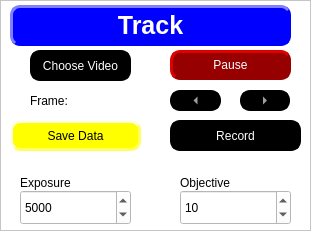
    <widget class="QFrame" name="frame_3">
     <property name="geometry">
      <rect>
       <x>10</x>
       <y>10</y>
       <width>311</width>
       <height>231</height>
      </rect>
     </property>
     <property name="styleSheet">
      <string notr="true"> color: rgb(0, 0, 0);
 background-color: rgb(255, 255, 255);
</string>
     </property>
     <property name="frameShape">
      <enum>QFrame::StyledPanel</enum>
     </property>
     <property name="frameShadow">
      <enum>QFrame::Raised</enum>
     </property>
     <widget class="QPushButton" name="choosevideobutton">
      <property name="geometry">
       <rect>
        <x>30</x>
        <y>50</y>
        <width>101</width>
        <height>31</height>
       </rect>
      </property>
      <property name="styleSheet">
       <string notr="true">     QPushButton {
                color: rgb(255, 255, 255);
                background-color: rgb(0, 0, 0);
                border-style: outset;
                border-width: 2px;
                border-radius: 10px;
                border-color: rgb(0, 0, 0);
                min-width: 1em;
                padding: 1px;
            }
            QPushButton:hover {
                background-color: rgb(100, 100, 100);
                color: rgb(255, 255, 255);
                border-color: rgb(100, 100, 100);
            
            
            }</string>
      </property>
      <property name="text">
       <string>Choose Video</string>
      </property>
     </widget>
     <widget class="QPushButton" name="pausebutton">
      <property name="geometry">
       <rect>
        <x>170</x>
        <y>50</y>
        <width>121</width>
        <height>30</height>
       </rect>
      </property>
      <property name="maximumSize">
       <size>
        <width>300</width>
        <height>30</height>
       </size>
      </property>
      <property name="styleSheet">
       <string notr="true">QPushButton {
                color: rgb(255, 255, 255);
                background-color: rgb(150, 0, 0);
                border-style: outset;
                border-width: 3px;
                border-radius: 10px;
                border-color: rgb(150, 0, 0);
                min-width: 1em;
                padding: 1px;
            }
            QPushButton:checked {
                color: rgb(255, 255, 255);
                background-color: rgb(0, 0, 150);
                border-style: inset;
                border-width: 3px;
                border-radius: 10px;
                border-color: rgb(0, 0, 255);
                font: bold 12px;
                min-width: 1em;
                padding: 1px;
            }
            QPushButton:hover {
                background-color: rgb(100, 100, 100);
                color: rgb(255, 255, 255);
                border-color: rgb(255, 0, 0);
                padding-left: 2px;
                padding-top: 2px;
            }</string>
      </property>
      <property name="text">
       <string>Pause</string>
      </property>
      <property name="checkable">
       <bool>true</bool>
      </property>
     </widget>
     <widget class="QPushButton" name="savedatabutton">
      <property name="geometry">
       <rect>
        <x>10</x>
        <y>120</y>
        <width>131</width>
        <height>31</height>
       </rect>
      </property>
      <property name="styleSheet">
       <string notr="true">QPushButton {
                color: rgb(0, 0, 0);
                background-color: rgb(255, 255, 0);
                border-style: outset;
                border-width: 3px;
                border-radius: 10px;
                border-color: rgb(255, 255, 100);
                min-width: 1em;
                padding: 6px;
            }
            QPushButton:hover {
                background-color: rgb(255, 255, 200);
                color: rgb(0, 0, 0);
            }
            QPushButton:pressed {
                background-color: red;
                border: 2px solid red;
                padding-left: 5px;
                padding-top: 5px;
                border-style: inset;
                }</string>
      </property>
      <property name="text">
       <string>Save Data</string>
      </property>
      <property name="checkable">
       <bool>true</bool>
      </property>
     </widget>
     <widget class="QPushButton" name="recordbutton">
      <property name="geometry">
       <rect>
        <x>170</x>
        <y>120</y>
        <width>131</width>
        <height>31</height>
       </rect>
      </property>
      <property name="styleSheet">
       <string notr="true">QPushButton {
                color: rgb(255, 255, 255);
                background-color: rgb(0, 0, 0);
                border-style: outset;
                border-width: 3px;
                border-radius: 10px;
                border-color: rgb(0, 0, 0);
                min-width: 1em;
                padding: 6px;
            }
      
            QPushButton:checked {
                color: rgb(255, 255, 255);
                background-color: rgb(255, 0, 0);
                border-style: inset;
                border-width: 3px;
                border-radius: 10px;
                border-color: rgb(255, 0, 0);
                font: bold 16px;
                min-width: 1em;
               
            }
            QPushButton:hover {
                background-color: rgb(100, 100, 100);
                color: rgb(255, 255, 255);
                border-color: rgb(100, 100, 100);
                padding-left: 5px;
                padding-top: 5px;
            }</string>
      </property>
      <property name="text">
       <string>Record</string>
      </property>
      <property name="checkable">
       <bool>true</bool>
      </property>
     </widget>
     <widget class="QLabel" name="framelabel">
      <property name="geometry">
       <rect>
        <x>30</x>
        <y>90</y>
        <width>121</width>
        <height>21</height>
       </rect>
      </property>
      <property name="maximumSize">
       <size>
        <width>300</width>
        <height>25</height>
       </size>
      </property>
      <property name="text">
       <string>Frame: </string>
      </property>
     </widget>
     <widget class="QToolButton" name="leftbutton">
      <property name="geometry">
       <rect>
        <x>170</x>
        <y>90</y>
        <width>51</width>
        <height>21</height>
       </rect>
      </property>
      <property name="styleSheet">
       <string notr="true">QToolButton {
                color: rgb(255, 255, 255);
                background-color: rgb(0, 0, 0);
                border-style: outset;
                border-width: px;
                border-radius: 10px;
                border: 2px solid rgb(0, 0, 0);
                font: bold 16px;
                min-width: 1em;
                padding: 1px;
            }
            QToolButton:hover {
                background-color: rgb(100, 100, 100);
                color: rgb(255, 255, 255);
                border: 2px solid rgb(0, 255, 0);
            }
            QToolButton:pressed {
                background-color: rgb(100, 100, 100);
                border: 2px solid rgb(255, 0, 0);
                border-style: inset;
                padding-left: 5px;
                padding-top: 5px;
            }</string>
      </property>
      <property name="text">
       <string>...</string>
      </property>
      <property name="autoRepeat">
       <bool>false</bool>
      </property>
      <property name="autoRepeatDelay">
       <number>0</number>
      </property>
      <property name="autoRepeatInterval">
       <number>1</number>
      </property>
      <property name="arrowType">
       <enum>Qt::LeftArrow</enum>
      </property>
     </widget>
     <widget class="QPushButton" name="trackbutton">
      <property name="geometry">
       <rect>
        <x>10</x>
        <y>5</y>
        <width>281</width>
        <height>41</height>
       </rect>
      </property>
      <property name="cursor">
       <cursorShape>ArrowCursor</cursorShape>
      </property>
      <property name="styleSheet">
       <string notr="true">
QPushButton {
                color: rgb(255, 255, 255);
                background-color: rgb(0, 0, 255);
                border-style: outset;
                border-width: 3px;
                border-radius: 10px;
                border-color: rgb(0, 0, 255);
                min-width: 1em;
                padding: 6px;
			  font: bold 25px;
            }
      
            QPushButton:checked {
                color: rgb(255, 255, 255);
                background-color: rgb(255, 0, 0);
                border-style: inset;
                border-width: 3px;
                border-radius: 10px;
                border-color: rgb(255, 0, 0);
                font: bold 25px;
                min-width: 1em;
               
            }
            QPushButton:hover {
                background-color: rgb(100, 100, 100);
                color: rgb(255, 255, 255);
                border-color: rgb(0, 255, 0);
                padding-left: 5px;
                padding-top: 5px;
            }</string>
      </property>
      <property name="text">
       <string>Track</string>
      </property>
      <property name="checkable">
       <bool>true</bool>
      </property>
     </widget>
     <widget class="QToolButton" name="rightbutton">
      <property name="geometry">
       <rect>
        <x>240</x>
        <y>90</y>
        <width>50</width>
        <height>21</height>
       </rect>
      </property>
      <property name="styleSheet">
       <string notr="true">QToolButton {
                color: rgb(255, 255, 255);
                background-color: rgb(0, 0, 0);
                border-style: outset;
                border-width: px;
                border-radius: 10px;
                border: 2px solid rgb(0, 0, 0);
                font: bold 16px;
                min-width: 1em;
                padding: 1px;
            }
            QToolButton:hover {
                background-color: rgb(100, 100, 100);
                color: rgb(255, 255, 255);
                border: 2px solid rgb(0, 255, 0);
            }
            QToolButton:pressed {
                background-color: rgb(100, 100, 100);
                border: 2px solid rgb(255, 0, 0);
                border-style: inset;
                padding-left: 5px;
                padding-top: 5px;
            }</string>
      </property>
      <property name="text">
       <string>...</string>
      </property>
      <property name="autoRepeat">
       <bool>false</bool>
      </property>
      <property name="autoRepeatInterval">
       <number>1</number>
      </property>
      <property name="arrowType">
       <enum>Qt::RightArrow</enum>
      </property>
     </widget>
     <widget class="QLabel" name="exposurelabel">
      <property name="geometry">
       <rect>
        <x>20</x>
        <y>170</y>
        <width>111</width>
        <height>25</height>
       </rect>
      </property>
      <property name="maximumSize">
       <size>
        <width>150</width>
        <height>25</height>
       </size>
      </property>
      <property name="text">
       <string>Exposure</string>
      </property>
     </widget>
     <widget class="QSpinBox" name="exposurebox">
      <property name="geometry">
       <rect>
        <x>20</x>
        <y>190</y>
        <width>111</width>
        <height>35</height>
       </rect>
      </property>
      <property name="minimum">
       <number>100</number>
      </property>
      <property name="maximum">
       <number>30000</number>
      </property>
      <property name="singleStep">
       <number>100</number>
      </property>
      <property name="value">
       <number>5000</number>
      </property>
      <property name="displayIntegerBase">
       <number>10</number>
      </property>
     </widget>
     <widget class="QLabel" name="objectivelabel">
      <property name="geometry">
       <rect>
        <x>180</x>
        <y>170</y>
        <width>111</width>
        <height>25</height>
       </rect>
      </property>
      <property name="maximumSize">
       <size>
        <width>150</width>
        <height>25</height>
       </size>
      </property>
      <property name="text">
       <string>Objective</string>
      </property>
     </widget>
     <widget class="QSpinBox" name="objectivebox">
      <property name="geometry">
       <rect>
        <x>180</x>
        <y>190</y>
        <width>111</width>
        <height>35</height>
       </rect>
      </property>
      <property name="minimum">
       <number>1</number>
      </property>
      <property name="maximum">
       <number>50</number>
      </property>
      <property name="singleStep">
       <number>5</number>
      </property>
      <property name="value">
       <number>10</number>
      </property>
      <property name="displayIntegerBase">
       <number>10</number>
      </property>
     </widget>
    </widget>
